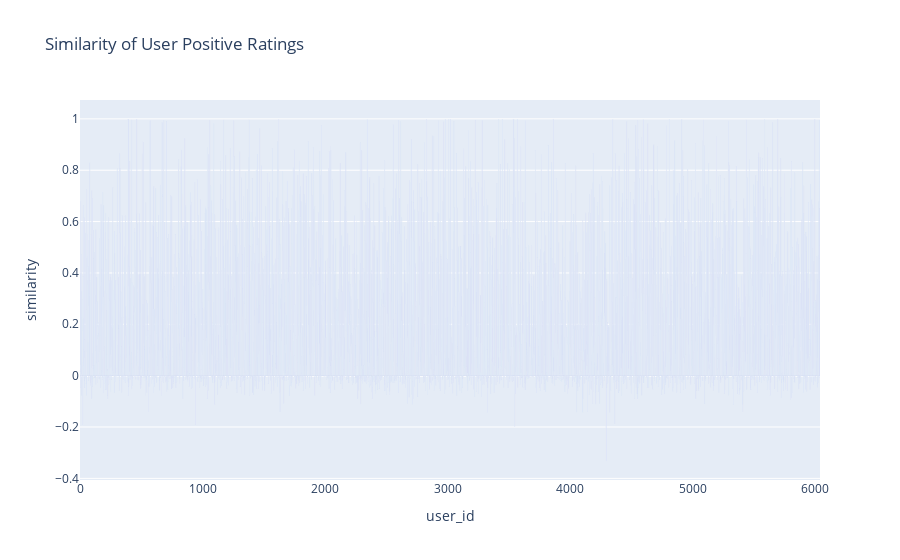

The notebook cell saved with this chart:
### Code cell
px.bar(users, x="user_id", y="similarity", title="Similarity of User Positive Ratings")

### Figure 1 — Plotly figure (JSON) as saved in the notebook; plotly's stock layout.template omitted (floating-point values rounded to 4 significant figures; data arrays with more than 128 entries replaced by an {"elided": "..."} marker saying what was removed)
{"data": [{"alignmentgroup": "True", "hovertemplate": "user_id=%{x}<br>similarity=%{y}<extra></extra>", "legendgroup": "", "marker": {"color": "#636efa"}, "name": "", "offsetgroup": "", "orientation": "v", "showlegend": false, "textposition": "auto", "type": "bar", "x": {"elided": "6038 int values"}, "xaxis": "x", "y": {"elided": "6038 float values"}, "yaxis": "y"}], "layout": {"barmode": "relative", "legend": {"tracegroupgap": 0}, "title": {"text": "Similarity of User Positive Ratings"}, "xaxis": {"anchor": "y", "domain": [0, 1], "title": {"text": "user_id"}}, "yaxis": {"anchor": "x", "domain": [0, 1], "title": {"text": "similarity"}}}}
